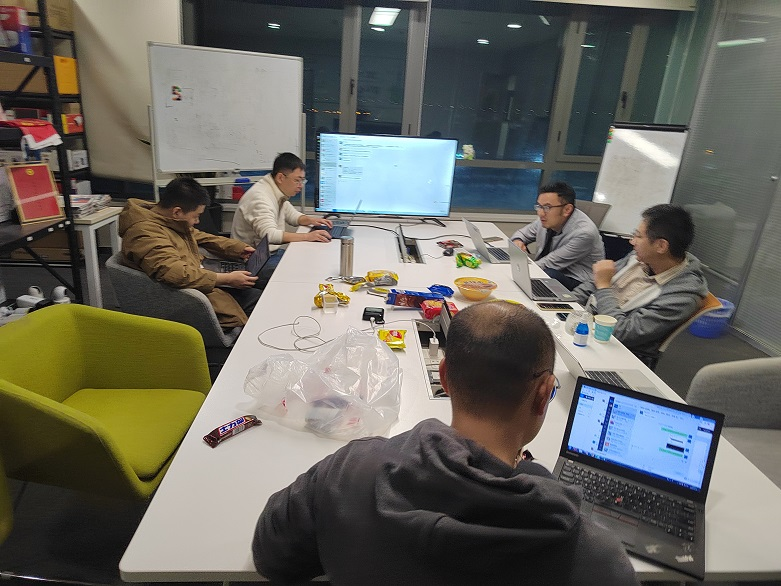
#> input picture resource/6af358c51850514e26794510f84e0da.jpg, 781 x 586 px
$ python -i motion_detector.py   (imports and definitions only)
#> lines starting #> are read from the running program, lines starting #| are printed output that depends on the picture; after the words box and inside, x2 and y2 are one past the last pixel; in counts of white or black regions, pixels touching at a corner belong together
#> further down, picture is the input picture: shape (586, 781, 3); mean B, G, R 95.6, 103.7, 105.3
"""运动检测器 - 基于OpenCV背景减除算法"""

from __future__ import annotations
import logging
import cv2
import numpy as np
from typing import Tuple

logger = logging.getLogger(__name__)

class MotionDetector:
    """运动检测器 - 使用背景减除算法检测帧中的运动区域"""

    def __init__(self, method: str = 'MOG2', learning_rate: float = 0.01, threshold: float = 0.01) -> None:
        self.method = method.upper()
        self.learning_rate = learning_rate
        self.threshold = threshold  # 运动检测阈值（运动像素比例）
        self.bg_subtractor = self._create_bg_subtractor()
        self.kernel = cv2.getStructuringElement(cv2.MORPH_ELLIPSE, (5, 5))
        logger.debug("MotionDetector 初始化完成 - 阈值: %.3f", threshold)

    def _create_bg_subtractor(self):
        if self.method == 'MOG2':
            return cv2.createBackgroundSubtractorMOG2(history=500, varThreshold=16, detectShadows=True)
        elif self.method == 'KNN':
            return cv2.createBackgroundSubtractorKNN(history=500, dist2Threshold=400, detectShadows=True)
        else:
            raise ValueError(f"不支持的方法: {self.method}")

    def detect_motion(self, frame: np.ndarray) -> Tuple[bool, float, np.ndarray]:
        if frame is None or frame.size == 0:
            return False, 0.0, np.zeros((1, 1), dtype=np.uint8)

        fg_mask = self.bg_subtractor.apply(frame, learningRate=self.learning_rate)
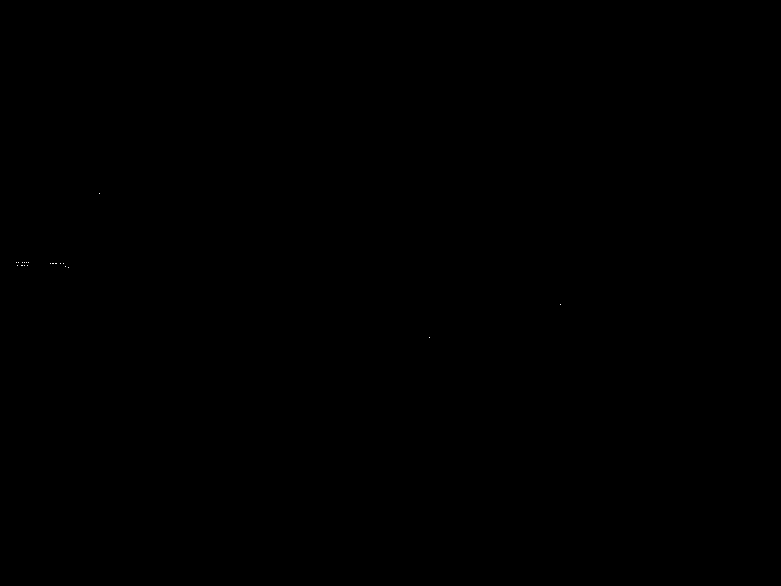
#> fg_mask: shape (586, 781); values 127 (black) and 255 (white), 0.01% white in thin lines or dots, all inside (x1, y1, x2, y2) = (16, 193, 561, 338)
        fg_mask = cv2.morphologyEx(fg_mask, cv2.MORPH_OPEN, self.kernel)
#> fg_mask: shape (586, 781); every value is 127
        fg_mask = cv2.morphologyEx(fg_mask, cv2.MORPH_CLOSE, self.kernel)

        motion_pixels = cv2.countNonZero(fg_mask)
#> motion_pixels = 457666
        total_pixels = frame.shape[0] * frame.shape[1]
#> total_pixels = 457666
        motion_score = motion_pixels / total_pixels if total_pixels > 0 else 0.0
#> motion_score = 1

        has_motion = motion_score > self.threshold
#> has_motion = True
        logger.debug("运动检测 - 像素变化: %.2f%% (阈值: %.2f%%), 有运动: %s",
                    motion_score * 100, self.threshold * 100, has_motion)

        return has_motion, motion_score, fg_mask

    def reset(self) -> None:
        self.bg_subtractor = self._create_bg_subtractor()
        logger.info("运动检测器已重置")

>>> import cv2
>>> picture = cv2.imread('../../../resource/6af358c51850514e26794510f84e0da.jpg')
>>> result = MotionDetector().detect_motion(picture)
